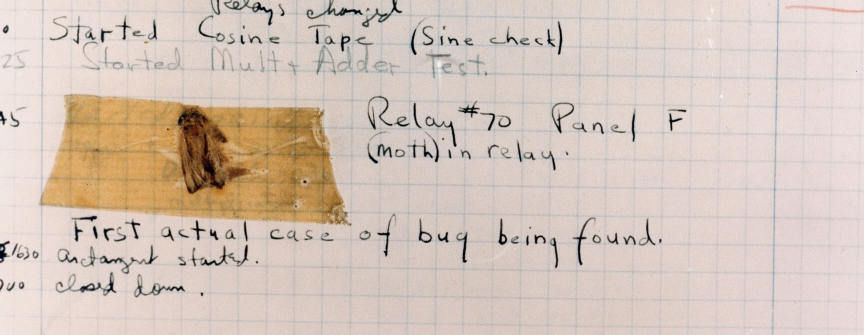
#> input picture video-ad-editor/scripts/collage-assets/bug_note.jpg, 1728 x 669 px (shown at 1/2 size)
$ python 34_phone_preview.py collage-assets/bug_note.jpg
#> lines starting #> are read from the running program, lines starting #| are printed output that depends on the picture
# -*- coding: utf-8 -*-
"""معاينة الكفر/الثمبنيل بحجمه الحقيقي على شاشة الجوال — قبل ما ينشر.
   python3 34_phone_preview.py cover.jpg            ← كفر ريل 9:16: تبويب الريلز (9:16) + البروفايل (3:4) + من بعيد
   python3 34_phone_preview.py thumb.jpg --youtube  ← ثمبنيل يوتيوب 16:9: الصفحة الرئيسية بالجوال + الجانبي الصغير + المدة
   يطلّع <الاسم>_phone.jpg — افتحه بحجمه (100٪) على شاشة ريتينا = نفس اللي يشوفه المتابع.

المقاسات مقاسة من لقطة شاشة ماجد (آيفون 1320 بكسل عرض، 3 أضعاف — 3 أكتوبر 2026):
   مربّع تبويب الريلز 438×782 بكسل شاشة = 146 نقطة عرض ← كل بكسل بكفر 1080 = 0.135 نقطة.
   ⇒ نص 11 نقطة (أصغر خط مقروء بالآيفون) يحتاج ≈ 81 بكسل بالكفر. والعنوان المريح «من بعيد» ≈ 16-18 نقطة ≈ 120-135 بكسل.
"""
import sys, os
from PIL import Image, ImageDraw, ImageFilter

SCREEN_W = 1320            # عرض شاشة الآيفون بالبكسل (3x)
TILE_W, TILE_H_REEL, TILE_H_GRID = 438, 782, 584   # تبويب الريلز 9:16 · شبكة البروفايل 3:4 (قص من النص)
GAP = 3
src = sys.argv[1]; youtube = "--youtube" in sys.argv
im = Image.open(src).convert("RGB")
#> im is the input picture: PIL image 1728x669 RGB; mean R, G, B 212.8, 196.7, 185.4
out = os.path.splitext(src)[0] + "_phone.jpg"
BG, GRAY = (255, 255, 255), (228, 228, 230)


def fit_cover(img, w, h):
    """قص من النص (مثل انستقرام) لنسبة w:h ثم تصغير."""
    r = w / h; iw, ih = img.size
    if iw / ih > r: nw = int(ih * r); box = ((iw - nw) // 2, 0, (iw - nw) // 2 + nw, ih)
    else: nh = int(iw / r); box = (0, (ih - nh) // 2, iw, (ih - nh) // 2 + nh)
    return img.crop(box).resize((w, h), Image.LANCZOS)


def row(img, w, h, n=3):
#> called with w = 438, h = 782, n = 3
    canvas = Image.new("RGB", (SCREEN_W, h), BG)
#> canvas: PIL image 1320x782 RGB; every value is 255
    for i in range(n):
        x = i * (w + GAP)
        if i == 1: canvas.paste(fit_cover(img, w, h), (x, 0))
        else: canvas.paste(Image.new("RGB", (w, h), GRAY), (x, 0))
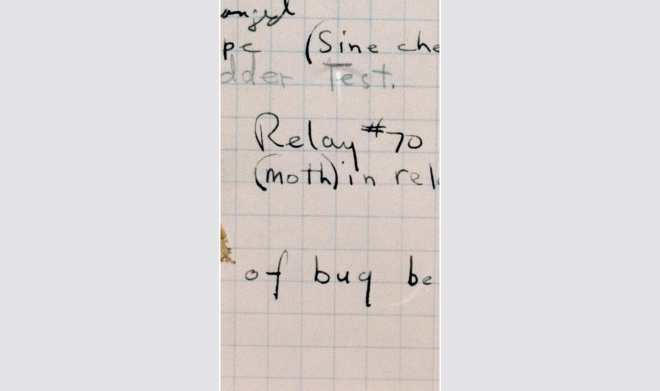
#> canvas: PIL image 1320x782 RGB (shown at 1/2 size); mean R, G, B 220.3, 216.6, 215.9
    return canvas


if not youtube:
    a = row(im, TILE_W, TILE_H_REEL)                 # تبويب الريلز: الكفر كامل 9:16
    b = row(im, TILE_W, TILE_H_GRID)                 # شبكة المنشورات: قص 3:4 من النص
#> call 2 of row, with w = 438, h = 584, n = 3
#> in row (call 2), `canvas = Image.new("RGB", (SCREEN_W, h), BG)`: canvas: PIL image 1320x584 RGB; every value is 255
#> after the loop in row (call 2), `for i in range(n):`:
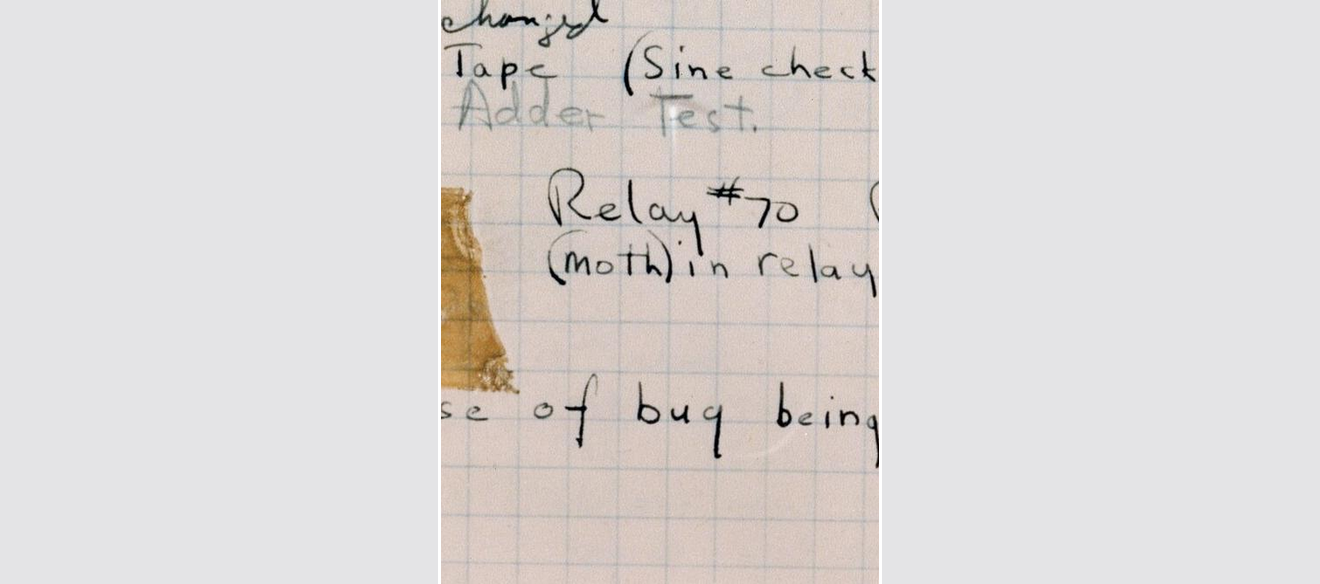
#> canvas: PIL image 1320x584 RGB; mean R, G, B 220.2, 216.1, 214.7
    far = fit_cover(im, TILE_W, TILE_H_REEL).resize((TILE_W // 2, TILE_H_REEL // 2), Image.LANCZOS)   # «من بعيد» ≈ نص الحجم
#> call 3 of fit_cover, with w = 438, h = 782
#> in fit_cover (call 3), `return img.crop(box).resize((w, h), Image.LANCZOS)`:
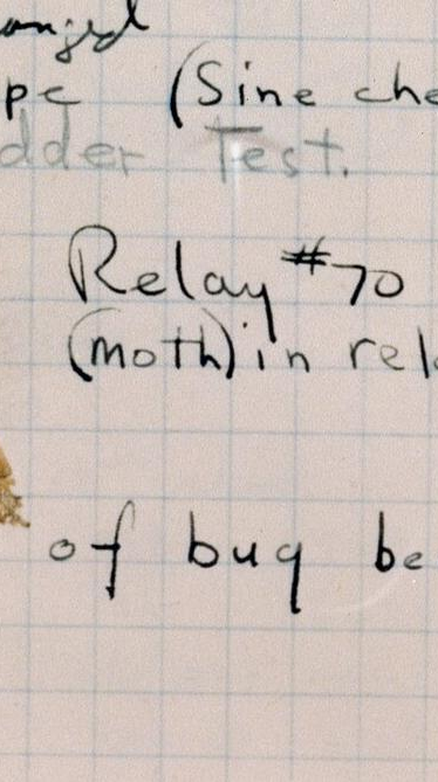
#> returned value: PIL image 438x782 RGB; mean R, G, B 204.5, 193.3, 187.1
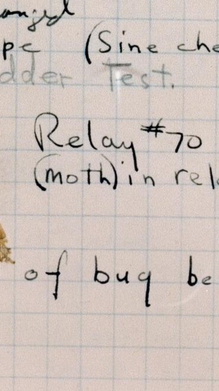
#> far: PIL image 219x391 RGB; mean R, G, B 204.5, 193.4, 187.1
    c = Image.new("RGB", (SCREEN_W, far.size[1]), BG); c.paste(far, ((SCREEN_W - far.size[0]) // 2, 0))
#> after `c = Image.new('RGB', (SCREEN_W, far.size[1]), BG)`: c: PIL image 1320x391 RGB; every value is 255
#> after `c.paste(far, ((SCREEN_W - far.size[0]) // 2, 0))`:
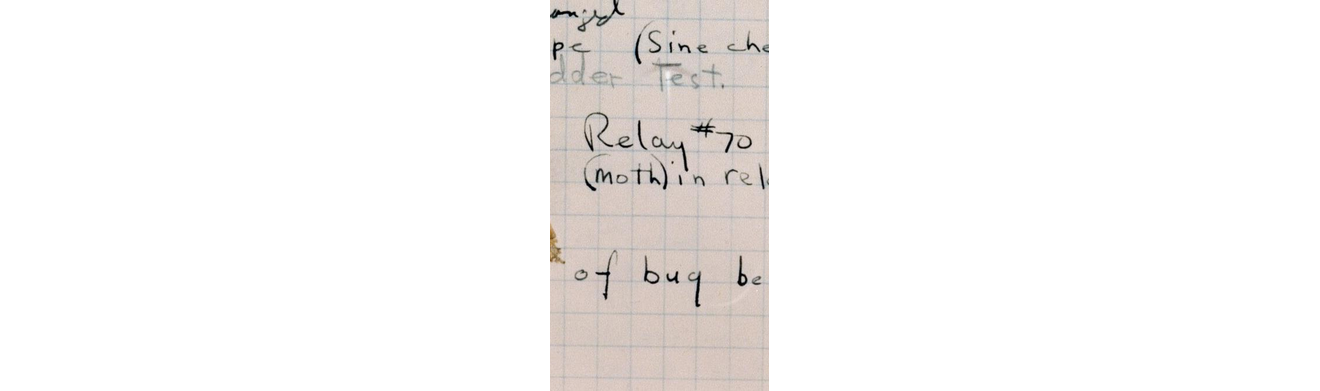
#> c: PIL image 1320x391 RGB; mean R, G, B 246.6, 244.8, 243.7
    parts = [("Reels tab 9:16", a), ("Profile grid 3:4", b), ("From a distance (50%)", c)]
else:
    feed = im.resize((SCREEN_W - 2 * 48, int((SCREEN_W - 2 * 48) * 9 / 16)), Image.LANCZOS)   # الرئيسية بالجوال: بعرض الشاشة تقريباً
    side = im.resize((168 * 3, 94 * 3), Image.LANCZOS)                                          # الجانبي/المقترح 168×94 نقطة
    d = ImageDraw.Draw(side); w, h = side.size
    d.rounded_rectangle((w - 120, h - 52, w - 12, h - 12), 8, fill=(0, 0, 0))                 # مكان المدة (يغطي تحت يمين)
    a = Image.new("RGB", (SCREEN_W, feed.size[1]), BG); a.paste(feed, (48, 0))
    b = Image.new("RGB", (SCREEN_W, side.size[1]), BG); b.paste(side, (48, 0))
    parts = [("YouTube home feed (phone)", a), ("Suggested 168x94 + duration badge", b)]

H = sum(p.size[1] + 70 for _, p in parts)
#> H = 1967
sheet = Image.new("RGB", (SCREEN_W, H), BG); y = 0
#> after `sheet = Image.new('RGB', (SCREEN_W, H), BG)`: sheet: PIL image 1320x1967 RGB; every value is 255
dr = ImageDraw.Draw(sheet)
for label, p in parts:
    dr.text((40, y + 20), label, fill=(120, 120, 120))   # تسمية إنقليزي: خط PIL الافتراضي ما يشكّل العربي
    y += 60; sheet.paste(p, (0, y)); y += p.size[1] + 10
#> this loop made 3 passes
#> (label, y) on passes 1 to 3: ('Reels tab 9:16', 852), ('Profile grid 3:4', 1506), ('From a distance (50%)', 1967)
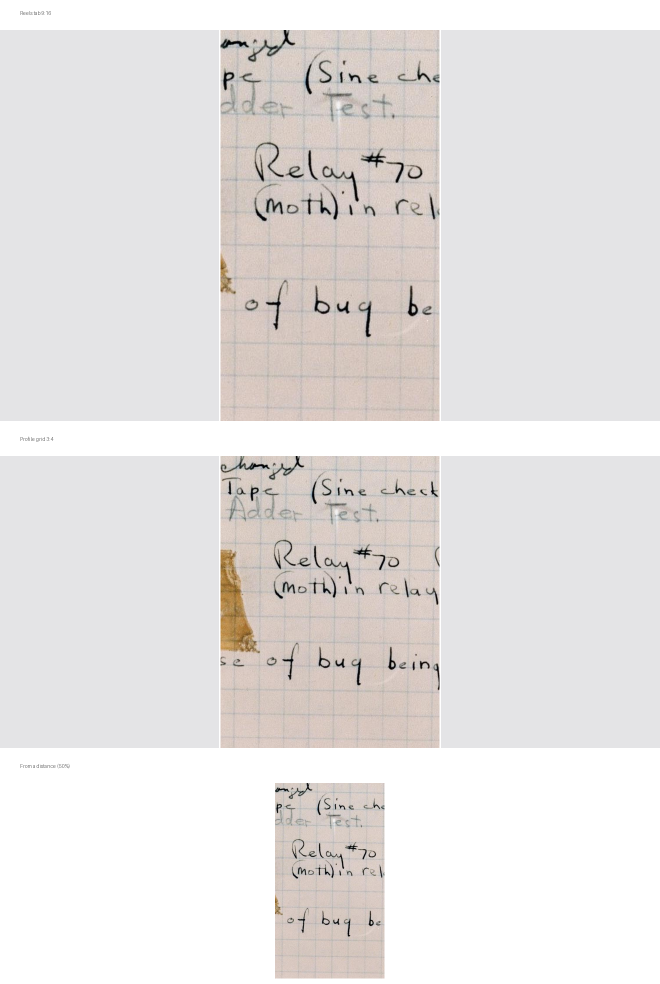
#> sheet: PIL image 1320x1967 RGB (shown at 1/2 size); mean R, G, B 229.2, 226.1, 225.2
#> after the loop, y = 1967
sheet.save(out, quality=88)
print(f"✅ {out} — افتحه بحجمه الحقيقي (100٪) على الجوال أو شاشة ريتينا")
